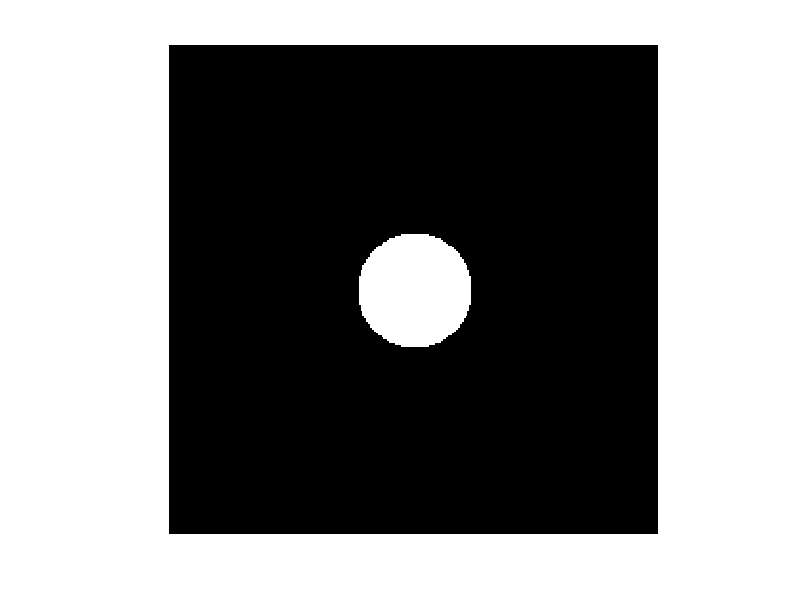
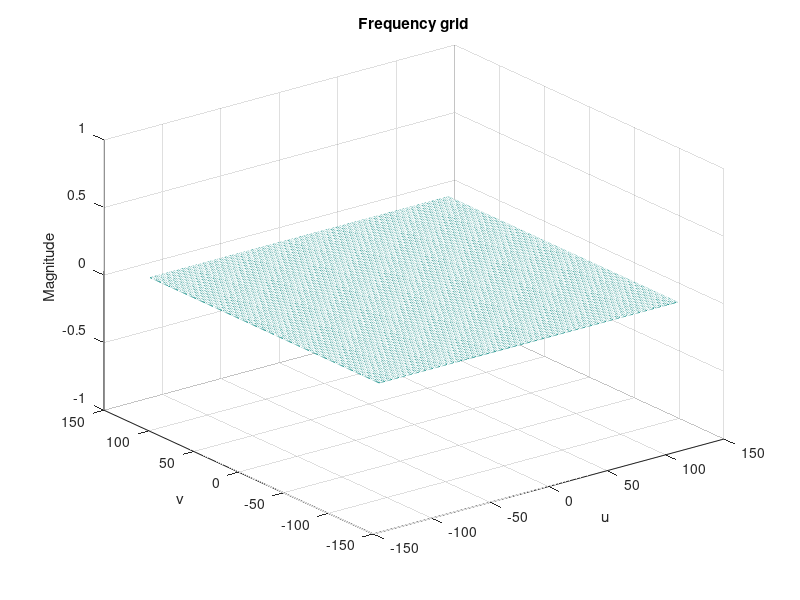

These charts were generated, in order, by the following MATLAB code:
clear all
close all

PSF = 30;
f = ones(256,256);
u = size(f)/2;
[u,v] = ndgrid(-u(1):u(1)-1,-u(2):u(2)-1);
H = u.^2+v.^2 < PSF.^2; 
figure
imshow(H)
disp(u)

figure
mesh(u,v,zeros(size(u)))
xlabel('u')
ylabel('v')
zlabel('Magnitude')
title('Frequency grid')